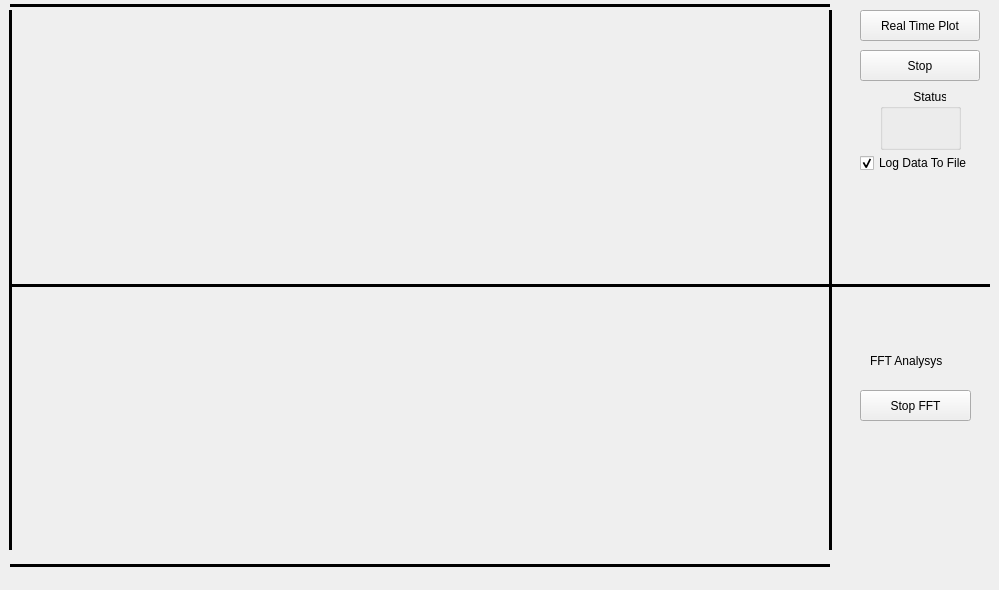
    <widget class="QWidget" name="tab">
     <attribute name="title">
      <string>Live Plotting</string>
     </attribute>
     <widget class="QPushButton" name="pushButton_9">
      <property name="geometry">
       <rect>
        <x>-100</x>
        <y>330</y>
        <width>97</width>
        <height>31</height>
       </rect>
      </property>
      <property name="text">
       <string>Run 9</string>
      </property>
     </widget>
     <widget class="QCustomPlot" name="customPlot" native="true">
      <property name="geometry">
       <rect>
        <x>10</x>
        <y>10</y>
        <width>810</width>
        <height>271</height>
       </rect>
      </property>
      <widget class="QCustomPlot" name="customPlot_2" native="true">
       <property name="geometry">
        <rect>
         <x>470</x>
         <y>290</y>
         <width>731</width>
         <height>291</height>
        </rect>
       </property>
      </widget>
     </widget>
     <widget class="QPushButton" name="pushButton_3">
      <property name="geometry">
       <rect>
        <x>-100</x>
        <y>90</y>
        <width>97</width>
        <height>31</height>
       </rect>
      </property>
      <property name="text">
       <string>Run 3</string>
      </property>
     </widget>
     <widget class="QPushButton" name="pushButton_10">
      <property name="geometry">
       <rect>
        <x>-100</x>
        <y>370</y>
        <width>97</width>
        <height>31</height>
       </rect>
      </property>
      <property name="text">
       <string>Run 10</string>
      </property>
     </widget>
     <widget class="QPushButton" name="realtimeBtn">
      <property name="geometry">
       <rect>
        <x>860</x>
        <y>10</y>
        <width>120</width>
        <height>31</height>
       </rect>
      </property>
      <property name="layoutDirection">
       <enum>Qt::LeftToRight</enum>
      </property>
      <property name="text">
       <string>Real Time Plot</string>
      </property>
      <property name="icon">
       <iconset>
        <normaloff>../../../../Downloads/icons/application-wave.png</normaloff>../../../../Downloads/icons/application-wave.png</iconset>
      </property>
     </widget>
     <widget class="QPushButton" name="stopBtn">
      <property name="geometry">
       <rect>
        <x>860</x>
        <y>50</y>
        <width>120</width>
        <height>31</height>
       </rect>
      </property>
      <property name="text">
       <string>Stop</string>
      </property>
      <property name="icon">
       <iconset>
        <normaloff>../../../../Downloads/icons/cross-circle.png</normaloff>../../../../Downloads/icons/cross-circle.png</iconset>
      </property>
     </widget>
     <widget class="QCheckBox" name="logCheckBox">
      <property name="geometry">
       <rect>
        <x>860</x>
        <y>150</y>
        <width>121</width>
        <height>26</height>
       </rect>
      </property>
      <property name="text">
       <string>Log Data To File</string>
      </property>
      <property name="checked">
       <bool>true</bool>
      </property>
     </widget>
     <widget class="QGroupBox" name="groupBox_2">
      <property name="geometry">
       <rect>
        <x>880</x>
        <y>89</y>
        <width>81</width>
        <height>61</height>
       </rect>
      </property>
      <property name="title">
       <string>          Status</string>
      </property>
      <layout class="QGridLayout" name="gridLayout_3">
       <item row="0" column="0">
        <layout class="QHBoxLayout" name="layoutPlugin">
         <item>
          <widget class="QLedIndicator" name="ledIndicator_0" native="true">
           <property name="enabled">
            <bool>true</bool>
           </property>
           <property name="toolTip">
            <string>Led indicator/button</string>
           </property>
           <property name="whatsThis">
            <string>Led indicator/button</string>
           </property>
           <property name="checked" stdset="0">
            <bool>false</bool>
           </property>
           <property name="onColor1" stdset="0">
            <color>
             <red>255</red>
             <green>0</green>
             <blue>0</blue>
            </color>
           </property>
           <property name="onColor2" stdset="0">
            <color>
             <red>176</red>
             <green>0</green>
             <blue>2</blue>
            </color>
           </property>
           <property name="offColor1" stdset="0">
            <color>
             <red>28</red>
             <green>0</green>
             <blue>0</blue>
            </color>
           </property>
           <property name="offColor2" stdset="0">
            <color>
             <red>156</red>
             <green>0</green>
             <blue>2</blue>
            </color>
           </property>
          </widget>
         </item>
        </layout>
       </item>
      </layout>
     </widget>
     <widget class="Line" name="line_2">
      <property name="geometry">
       <rect>
        <x>830</x>
        <y>270</y>
        <width>160</width>
        <height>31</height>
       </rect>
      </property>
      <property name="frameShadow">
       <enum>QFrame::Plain</enum>
      </property>
      <property name="lineWidth">
       <number>3</number>
      </property>
      <property name="midLineWidth">
       <number>3</number>
      </property>
      <property name="orientation">
       <enum>Qt::Horizontal</enum>
      </property>
     </widget>
     <widget class="Line" name="line_3">
      <property name="geometry">
       <rect>
        <x>820</x>
        <y>10</y>
        <width>21</width>
        <height>540</height>
       </rect>
      </property>
      <property name="frameShadow">
       <enum>QFrame::Plain</enum>
      </property>
      <property name="lineWidth">
       <number>3</number>
      </property>
      <property name="midLineWidth">
       <number>2</number>
      </property>
      <property name="orientation">
       <enum>Qt::Vertical</enum>
      </property>
     </widget>
     <widget class="Line" name="line_4">
      <property name="geometry">
       <rect>
        <x>10</x>
        <y>-10</y>
        <width>820</width>
        <height>31</height>
       </rect>
      </property>
      <property name="frameShadow">
       <enum>QFrame::Plain</enum>
      </property>
      <property name="lineWidth">
       <number>3</number>
      </property>
      <property name="midLineWidth">
       <number>3</number>
      </property>
      <property name="orientation">
       <enum>Qt::Horizontal</enum>
      </property>
     </widget>
     <widget class="Line" name="line_5">
      <property name="geometry">
       <rect>
        <x>10</x>
        <y>270</y>
        <width>820</width>
        <height>31</height>
       </rect>
      </property>
      <property name="frameShadow">
       <enum>QFrame::Plain</enum>
      </property>
      <property name="lineWidth">
       <number>3</number>
      </property>
      <property name="midLineWidth">
       <number>3</number>
      </property>
      <property name="orientation">
       <enum>Qt::Horizontal</enum>
      </property>
     </widget>
     <widget class="Line" name="line_6">
      <property name="geometry">
       <rect>
        <x>10</x>
        <y>550</y>
        <width>820</width>
        <height>31</height>
       </rect>
      </property>
      <property name="frameShadow">
       <enum>QFrame::Plain</enum>
      </property>
      <property name="lineWidth">
       <number>3</number>
      </property>
      <property name="midLineWidth">
       <number>3</number>
      </property>
      <property name="orientation">
       <enum>Qt::Horizontal</enum>
      </property>
     </widget>
     <widget class="Line" name="line_7">
      <property name="geometry">
       <rect>
        <x>0</x>
        <y>10</y>
        <width>21</width>
        <height>540</height>
       </rect>
      </property>
      <property name="frameShadow">
       <enum>QFrame::Plain</enum>
      </property>
      <property name="lineWidth">
       <number>3</number>
      </property>
      <property name="midLineWidth">
       <number>2</number>
      </property>
      <property name="orientation">
       <enum>Qt::Vertical</enum>
      </property>
     </widget>
     <widget class="QCustomPlot" name="customPlot_FFT" native="true">
      <property name="geometry">
       <rect>
        <x>10</x>
        <y>290</y>
        <width>810</width>
        <height>270</height>
       </rect>
      </property>
      <widget class="QCustomPlot" name="customPlot_5" native="true">
       <property name="geometry">
        <rect>
         <x>470</x>
         <y>290</y>
         <width>731</width>
         <height>291</height>
        </rect>
       </property>
      </widget>
     </widget>
     <widget class="QLabel" name="label_17">
      <property name="geometry">
       <rect>
        <x>870</x>
        <y>350</y>
        <width>101</width>
        <height>21</height>
       </rect>
      </property>
      <property name="text">
       <string>FFT Analysys</string>
      </property>
     </widget>
     <widget class="QPushButton" name="pushButton_2">
      <property name="geometry">
       <rect>
        <x>860</x>
        <y>390</y>
        <width>111</width>
        <height>31</height>
       </rect>
      </property>
      <property name="text">
       <string>Stop FFT</string>
      </property>
     </widget>
    </widget>
